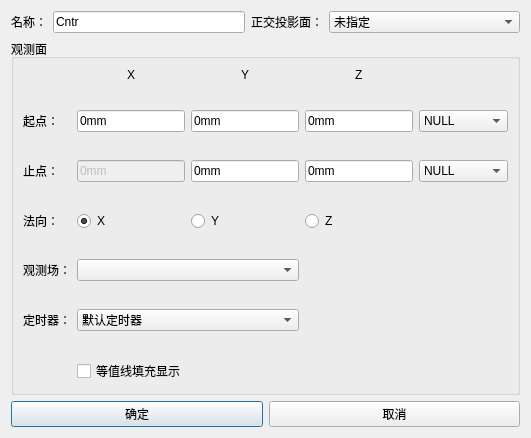
<?xml version="1.0" encoding="UTF-8"?>
<ui version="4.0">
 <class>Dialog</class>
 <widget class="QDialog" name="Dialog">
  <property name="windowModality">
   <enum>Qt::ApplicationModal</enum>
  </property>
  <property name="geometry">
   <rect>
    <x>0</x>
    <y>0</y>
    <width>531</width>
    <height>438</height>
   </rect>
  </property>
  <property name="minimumSize">
   <size>
    <width>0</width>
    <height>0</height>
   </size>
  </property>
  <property name="maximumSize">
   <size>
    <width>40700</width>
    <height>41300</height>
   </size>
  </property>
  <property name="windowTitle">
   <string>等位图观测</string>
  </property>
  <layout class="QGridLayout" name="gridLayout_3">
   <item row="0" column="0">
    <layout class="QHBoxLayout" name="horizontalLayout">
     <item>
      <widget class="QLabel" name="Label_Name">
       <property name="sizePolicy">
        <sizepolicy hsizetype="Fixed" vsizetype="Preferred">
         <horstretch>0</horstretch>
         <verstretch>0</verstretch>
        </sizepolicy>
       </property>
       <property name="text">
        <string>名称：</string>
       </property>
      </widget>
     </item>
     <item>
      <widget class="QLineEdit" name="le_name">
       <property name="sizePolicy">
        <sizepolicy hsizetype="Preferred" vsizetype="Fixed">
         <horstretch>0</horstretch>
         <verstretch>0</verstretch>
        </sizepolicy>
       </property>
       <property name="text">
        <string>Cntr</string>
       </property>
      </widget>
     </item>
     <item>
      <widget class="QLabel" name="Label_Shadow">
       <property name="sizePolicy">
        <sizepolicy hsizetype="Fixed" vsizetype="Preferred">
         <horstretch>0</horstretch>
         <verstretch>0</verstretch>
        </sizepolicy>
       </property>
       <property name="text">
        <string>正交投影面：</string>
       </property>
      </widget>
     </item>
     <item>
      <widget class="QComboBox" name="ComboBox_Shadow">
       <item>
        <property name="text">
         <string>未指定</string>
        </property>
       </item>
      </widget>
     </item>
    </layout>
   </item>
   <item row="1" column="0">
    <widget class="QGroupBox" name="groupBox_Port">
     <property name="title">
      <string>观测面</string>
     </property>
     <layout class="QGridLayout" name="gridLayout_2">
      <item row="11" column="1">
       <layout class="QGridLayout" name="gridLayout">
        <item row="13" column="1" colspan="2">
         <widget class="QCheckBox" name="checkBox">
          <property name="text">
           <string>等值线填充显示</string>
          </property>
         </widget>
        </item>
        <item row="0" column="2" alignment="Qt::AlignHCenter|Qt::AlignVCenter">
         <widget class="QLabel" name="label_Y">
          <property name="sizePolicy">
           <sizepolicy hsizetype="Expanding" vsizetype="Preferred">
            <horstretch>0</horstretch>
            <verstretch>0</verstretch>
           </sizepolicy>
          </property>
          <property name="text">
           <string>Y</string>
          </property>
         </widget>
        </item>
        <item row="5" column="1">
         <widget class="QLineEdit" name="LineEdit_end_x">
          <property name="enabled">
           <bool>false</bool>
          </property>
          <property name="text">
           <string>0mm</string>
          </property>
         </widget>
        </item>
        <item row="0" column="1" alignment="Qt::AlignHCenter|Qt::AlignVCenter">
         <widget class="QLabel" name="label_X">
          <property name="sizePolicy">
           <sizepolicy hsizetype="Expanding" vsizetype="Preferred">
            <horstretch>0</horstretch>
            <verstretch>0</verstretch>
           </sizepolicy>
          </property>
          <property name="text">
           <string>X</string>
          </property>
         </widget>
        </item>
        <item row="7" column="1">
         <widget class="QRadioButton" name="radioButton_x">
          <property name="text">
           <string>X</string>
          </property>
          <property name="checked">
           <bool>true</bool>
          </property>
         </widget>
        </item>
        <item row="2" column="1">
         <widget class="QLineEdit" name="LineEdit_start_x">
          <property name="text">
           <string>0mm</string>
          </property>
         </widget>
        </item>
        <item row="5" column="0">
         <widget class="QLabel" name="label_end">
          <property name="text">
           <string>止点：</string>
          </property>
         </widget>
        </item>
        <item row="2" column="4">
         <widget class="StyledComboBox" name="ComboBox_start">
          <property name="sizePolicy">
           <sizepolicy hsizetype="Expanding" vsizetype="Fixed">
            <horstretch>0</horstretch>
            <verstretch>0</verstretch>
           </sizepolicy>
          </property>
          <item>
           <property name="text">
            <string>NULL</string>
           </property>
          </item>
         </widget>
        </item>
        <item row="5" column="2">
         <widget class="QLineEdit" name="LineEdit_end_y">
          <property name="enabled">
           <bool>true</bool>
          </property>
          <property name="text">
           <string>0mm</string>
          </property>
         </widget>
        </item>
        <item row="3" column="1">
         <spacer name="verticalSpacer_4">
          <property name="orientation">
           <enum>Qt::Vertical</enum>
          </property>
          <property name="sizeHint" stdset="0">
           <size>
            <width>20</width>
            <height>40</height>
           </size>
          </property>
         </spacer>
        </item>
        <item row="2" column="0">
         <widget class="QLabel" name="label_start">
          <property name="text">
           <string>起点：</string>
          </property>
         </widget>
        </item>
        <item row="10" column="1">
         <spacer name="verticalSpacer_7">
          <property name="orientation">
           <enum>Qt::Vertical</enum>
          </property>
          <property name="sizeHint" stdset="0">
           <size>
            <width>20</width>
            <height>40</height>
           </size>
          </property>
         </spacer>
        </item>
        <item row="7" column="0">
         <widget class="QLabel" name="label_2">
          <property name="text">
           <string>法向：</string>
          </property>
         </widget>
        </item>
        <item row="6" column="1">
         <spacer name="verticalSpacer_5">
          <property name="orientation">
           <enum>Qt::Vertical</enum>
          </property>
          <property name="sizeHint" stdset="0">
           <size>
            <width>20</width>
            <height>40</height>
           </size>
          </property>
         </spacer>
        </item>
        <item row="1" column="1">
         <spacer name="verticalSpacer_3">
          <property name="orientation">
           <enum>Qt::Vertical</enum>
          </property>
          <property name="sizeHint" stdset="0">
           <size>
            <width>20</width>
            <height>40</height>
           </size>
          </property>
         </spacer>
        </item>
        <item row="11" column="0">
         <widget class="QLabel" name="label_end_5">
          <property name="text">
           <string>定时器：</string>
          </property>
         </widget>
        </item>
        <item row="12" column="1">
         <spacer name="verticalSpacer_8">
          <property name="orientation">
           <enum>Qt::Vertical</enum>
          </property>
          <property name="sizeHint" stdset="0">
           <size>
            <width>20</width>
            <height>40</height>
           </size>
          </property>
         </spacer>
        </item>
        <item row="7" column="2">
         <widget class="QRadioButton" name="radioButton_y">
          <property name="text">
           <string>Y</string>
          </property>
         </widget>
        </item>
        <item row="2" column="2">
         <widget class="QLineEdit" name="LineEdit_start_y">
          <property name="text">
           <string>0mm</string>
          </property>
         </widget>
        </item>
        <item row="8" column="1">
         <spacer name="verticalSpacer_6">
          <property name="orientation">
           <enum>Qt::Vertical</enum>
          </property>
          <property name="sizeHint" stdset="0">
           <size>
            <width>20</width>
            <height>40</height>
           </size>
          </property>
         </spacer>
        </item>
        <item row="9" column="0">
         <widget class="QLabel" name="label_end_2">
          <property name="text">
           <string>观测场：</string>
          </property>
         </widget>
        </item>
        <item row="5" column="4">
         <widget class="StyledComboBox" name="ComboBox_end">
          <property name="sizePolicy">
           <sizepolicy hsizetype="Expanding" vsizetype="Fixed">
            <horstretch>0</horstretch>
            <verstretch>0</verstretch>
           </sizepolicy>
          </property>
          <item>
           <property name="text">
            <string>NULL</string>
           </property>
          </item>
         </widget>
        </item>
        <item row="11" column="1" colspan="2">
         <widget class="QComboBox" name="comboBox_timer">
          <item>
           <property name="text">
            <string>默认定时器</string>
           </property>
          </item>
          <item>
           <property name="text">
            <string>仅开始时刻</string>
           </property>
          </item>
          <item>
           <property name="text">
            <string>仅结束时刻</string>
           </property>
          </item>
         </widget>
        </item>
        <item row="9" column="1" colspan="2">
         <widget class="QComboBox" name="ComboBox"/>
        </item>
        <item row="2" column="3">
         <widget class="QLineEdit" name="LineEdit_start_z">
          <property name="text">
           <string>0mm</string>
          </property>
         </widget>
        </item>
        <item row="5" column="3">
         <widget class="QLineEdit" name="LineEdit_end_z">
          <property name="enabled">
           <bool>true</bool>
          </property>
          <property name="text">
           <string>0mm</string>
          </property>
         </widget>
        </item>
        <item row="0" column="3" alignment="Qt::AlignHCenter">
         <widget class="QLabel" name="label_Z">
          <property name="enabled">
           <bool>true</bool>
          </property>
          <property name="sizePolicy">
           <sizepolicy hsizetype="Expanding" vsizetype="Preferred">
            <horstretch>0</horstretch>
            <verstretch>0</verstretch>
           </sizepolicy>
          </property>
          <property name="text">
           <string>Z</string>
          </property>
          <property name="alignment">
           <set>Qt::AlignLeading|Qt::AlignLeft|Qt::AlignVCenter</set>
          </property>
         </widget>
        </item>
        <item row="7" column="3">
         <widget class="QRadioButton" name="radioButton_z">
          <property name="text">
           <string>Z</string>
          </property>
         </widget>
        </item>
       </layout>
      </item>
     </layout>
    </widget>
   </item>
   <item row="2" column="0">
    <layout class="QHBoxLayout" name="horizontalLayout_10">
     <item>
      <widget class="QPushButton" name="pb_ok">
       <property name="text">
        <string>确定</string>
       </property>
      </widget>
     </item>
     <item>
      <widget class="QPushButton" name="pb_cancel">
       <property name="text">
        <string>取消</string>
       </property>
      </widget>
     </item>
    </layout>
   </item>
  </layout>
 </widget>
 <customwidgets>
  <customwidget>
   <class>StyledComboBox</class>
   <extends>QComboBox</extends>
   <header>StyledComboBox.h</header>
  </customwidget>
 </customwidgets>
 <tabstops>
  <tabstop>pb_ok</tabstop>
  <tabstop>pb_cancel</tabstop>
  <tabstop>le_name</tabstop>
  <tabstop>ComboBox_Shadow</tabstop>
  <tabstop>LineEdit_start_x</tabstop>
  <tabstop>LineEdit_start_y</tabstop>
  <tabstop>LineEdit_start_z</tabstop>
  <tabstop>ComboBox_start</tabstop>
  <tabstop>LineEdit_end_x</tabstop>
  <tabstop>LineEdit_end_y</tabstop>
  <tabstop>LineEdit_end_z</tabstop>
  <tabstop>ComboBox_end</tabstop>
  <tabstop>radioButton_x</tabstop>
  <tabstop>radioButton_y</tabstop>
  <tabstop>radioButton_z</tabstop>
  <tabstop>ComboBox</tabstop>
  <tabstop>comboBox_timer</tabstop>
  <tabstop>checkBox</tabstop>
 </tabstops>
 <resources/>
 <connections/>
</ui>
